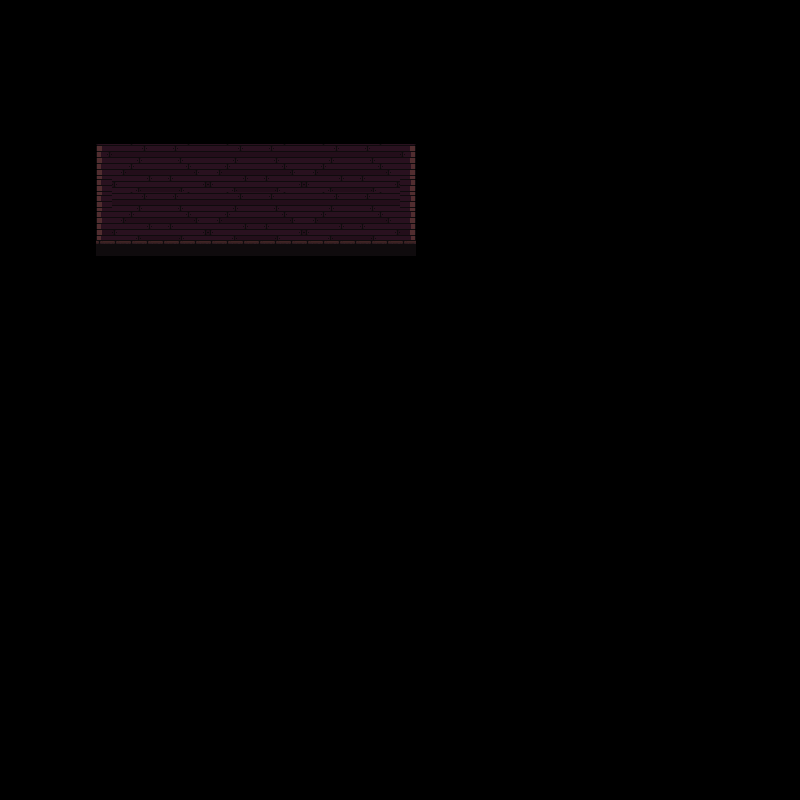

Below is a game level as drawn by its tile map, then a one-line description and the .tmx that defines it (tile-layer data replaced by summaries):
An orthogonal 50x50 tile map with 16x16 px tiles, 3 tile layers (background-base, background-details, ground), 2 tilesets and 1 object (door).

<map version="1.2" tiledversion="1.2.4" orientation="orthogonal" renderorder="right-down" width="50" height="50" tilewidth="16" tileheight="16" infinite="0" nextlayerid="6" nextobjectid="3">
 <properties>
  <property name="entityLayerCollisions" value="adventurer:ground" />
  <property name="map-test" value="house" />
 </properties>
 <tileset firstgid="1" name="fantasy-platformer-core" tilewidth="16" tileheight="16" tilecount="4816" columns="86">
  <image source="../tilesets/fantasy-platformer-core.png" width="1376" height="896" />
 </tileset>
 <tileset firstgid="4817" name="fantasy-platformer-core" tilewidth="16" tileheight="16" tilecount="4816" columns="86">
  <image source="../tilesets/fantasy-platformer-core.png" width="1376" height="896" />
  <tile id="258">
   <properties>
    <property name="collides" type="bool" value="true" />
   </properties>
  </tile>
  <tile id="259">
   <properties>
    <property name="collides" type="bool" value="true" />
   </properties>
  </tile>
  <tile id="260">
   <properties>
    <property name="collides" type="bool" value="true" />
   </properties>
  </tile>
  <tile id="261">
   <properties>
    <property name="collides" type="bool" value="true" />
   </properties>
  </tile>
  <tile id="344">
   <properties>
    <property name="collides" type="bool" value="true" />
   </properties>
  </tile>
  <tile id="346">
   <properties>
    <property name="collides" type="bool" value="true" />
   </properties>
  </tile>
  <tile id="347">
   <properties>
    <property name="collides" type="bool" value="true" />
   </properties>
  </tile>
  <tile id="430">
   <properties>
    <property name="collides" type="bool" value="true" />
   </properties>
  </tile>
  <tile id="432">
   <properties>
    <property name="collides" type="bool" value="true" />
   </properties>
  </tile>
  <tile id="433">
   <properties>
    <property name="collides" type="bool" value="true" />
   </properties>
  </tile>
  <tile id="516">
   <properties>
    <property name="collides" type="bool" value="true" />
   </properties>
  </tile>
  <tile id="517">
   <properties>
    <property name="collides" type="bool" value="true" />
   </properties>
  </tile>
  <tile id="518">
   <properties>
    <property name="collides" type="bool" value="true" />
   </properties>
  </tile>
  <tile id="519">
   <properties>
    <property name="collides" type="bool" value="true" />
   </properties>
  </tile>
  <tile id="602">
   <properties>
    <property name="collides" type="bool" value="true" />
   </properties>
  </tile>
  <tile id="603">
   <properties>
    <property name="collides" type="bool" value="true" />
   </properties>
  </tile>
  <tile id="604">
   <properties>
    <property name="collides" type="bool" value="true" />
   </properties>
  </tile>
  <tile id="605">
   <properties>
    <property name="collides" type="bool" value="true" />
   </properties>
  </tile>
  <tile id="688">
   <properties>
    <property name="collides" type="bool" value="true" />
   </properties>
  </tile>
  <tile id="690">
   <properties>
    <property name="collides" type="bool" value="true" />
   </properties>
  </tile>
  <tile id="691">
   <properties>
    <property name="collides" type="bool" value="true" />
   </properties>
  </tile>
  <tile id="774">
   <properties>
    <property name="collides" type="bool" value="true" />
   </properties>
  </tile>
  <tile id="776">
   <properties>
    <property name="collides" type="bool" value="true" />
   </properties>
  </tile>
  <tile id="777">
   <properties>
    <property name="collides" type="bool" value="true" />
   </properties>
  </tile>
  <tile id="860">
   <properties>
    <property name="collides" type="bool" value="true" />
   </properties>
  </tile>
  <tile id="861">
   <properties>
    <property name="collides" type="bool" value="true" />
   </properties>
  </tile>
  <tile id="862">
   <properties>
    <property name="collides" type="bool" value="true" />
   </properties>
  </tile>
  <tile id="863">
   <properties>
    <property name="collides" type="bool" value="true" />
   </properties>
  </tile>
  <tile id="946">
   <properties>
    <property name="collides" type="bool" value="true" />
   </properties>
  </tile>
  <tile id="947">
   <properties>
    <property name="collides" type="bool" value="true" />
   </properties>
  </tile>
  <tile id="948">
   <properties>
    <property name="collides" type="bool" value="true" />
   </properties>
  </tile>
  <tile id="949">
   <properties>
    <property name="collides" type="bool" value="true" />
   </properties>
  </tile>
  <tile id="1032">
   <properties>
    <property name="collides" type="bool" value="true" />
   </properties>
  </tile>
  <tile id="1034">
   <properties>
    <property name="collides" type="bool" value="true" />
   </properties>
  </tile>
  <tile id="1035">
   <properties>
    <property name="collides" type="bool" value="true" />
   </properties>
  </tile>
  <tile id="1118">
   <properties>
    <property name="collides" type="bool" value="true" />
   </properties>
  </tile>
  <tile id="1120">
   <properties>
    <property name="collides" type="bool" value="true" />
   </properties>
  </tile>
  <tile id="1121">
   <properties>
    <property name="collides" type="bool" value="true" />
   </properties>
  </tile>
  <tile id="1204">
   <properties>
    <property name="collides" type="bool" value="true" />
   </properties>
  </tile>
  <tile id="1205">
   <properties>
    <property name="collides" type="bool" value="true" />
   </properties>
  </tile>
  <tile id="1206">
   <properties>
    <property name="collides" type="bool" value="true" />
   </properties>
  </tile>
  <tile id="1207">
   <properties>
    <property name="collides" type="bool" value="true" />
   </properties>
  </tile>
  <tile id="1290">
   <properties>
    <property name="collides" type="bool" value="true" />
   </properties>
  </tile>
  <tile id="1291">
   <properties>
    <property name="collides" type="bool" value="true" />
   </properties>
  </tile>
  <tile id="1292">
   <properties>
    <property name="collides" type="bool" value="true" />
   </properties>
  </tile>
  <tile id="1293">
   <properties>
    <property name="collides" type="bool" value="true" />
   </properties>
  </tile>
  <tile id="1376">
   <properties>
    <property name="collides" type="bool" value="true" />
   </properties>
  </tile>
  <tile id="1378">
   <properties>
    <property name="collides" type="bool" value="true" />
   </properties>
  </tile>
  <tile id="1379">
   <properties>
    <property name="collides" type="bool" value="true" />
   </properties>
  </tile>
  <tile id="1462">
   <properties>
    <property name="collides" type="bool" value="true" />
   </properties>
  </tile>
  <tile id="1464">
   <properties>
    <property name="collides" type="bool" value="true" />
   </properties>
  </tile>
  <tile id="1465">
   <properties>
    <property name="collides" type="bool" value="true" />
   </properties>
  </tile>
  <tile id="1548">
   <properties>
    <property name="collides" type="bool" value="true" />
   </properties>
  </tile>
  <tile id="1549">
   <properties>
    <property name="collides" type="bool" value="true" />
   </properties>
  </tile>
  <tile id="1550">
   <properties>
    <property name="collides" type="bool" value="true" />
   </properties>
  </tile>
  <tile id="1551">
   <properties>
    <property name="collides" type="bool" value="true" />
   </properties>
  </tile>
  <tile id="1634">
   <properties>
    <property name="collides" type="bool" value="true" />
   </properties>
  </tile>
  <tile id="1635">
   <properties>
    <property name="collides" type="bool" value="true" />
   </properties>
  </tile>
  <tile id="1636">
   <properties>
    <property name="collides" type="bool" value="true" />
   </properties>
  </tile>
  <tile id="1637">
   <properties>
    <property name="collides" type="bool" value="true" />
   </properties>
  </tile>
  <tile id="1720">
   <properties>
    <property name="collides" type="bool" value="true" />
   </properties>
  </tile>
  <tile id="1722">
   <properties>
    <property name="collides" type="bool" value="true" />
   </properties>
  </tile>
  <tile id="1723">
   <properties>
    <property name="collides" type="bool" value="true" />
   </properties>
  </tile>
  <tile id="1806">
   <properties>
    <property name="collides" type="bool" value="true" />
   </properties>
  </tile>
  <tile id="1808">
   <properties>
    <property name="collides" type="bool" value="true" />
   </properties>
  </tile>
  <tile id="1809">
   <properties>
    <property name="collides" type="bool" value="true" />
   </properties>
  </tile>
  <tile id="1892">
   <properties>
    <property name="collides" type="bool" value="true" />
   </properties>
  </tile>
  <tile id="1893">
   <properties>
    <property name="collides" type="bool" value="true" />
   </properties>
  </tile>
  <tile id="1894">
   <properties>
    <property name="collides" type="bool" value="true" />
   </properties>
  </tile>
  <tile id="1895">
   <properties>
    <property name="collides" type="bool" value="true" />
   </properties>
  </tile>
  <tile id="1978">
   <properties>
    <property name="collides" type="bool" value="true" />
   </properties>
  </tile>
  <tile id="1979">
   <properties>
    <property name="collides" type="bool" value="true" />
   </properties>
  </tile>
  <tile id="1980">
   <properties>
    <property name="collides" type="bool" value="true" />
   </properties>
  </tile>
  <tile id="1981">
   <properties>
    <property name="collides" type="bool" value="true" />
   </properties>
  </tile>
  <tile id="2064">
   <properties>
    <property name="collides" type="bool" value="true" />
   </properties>
  </tile>
  <tile id="2066">
   <properties>
    <property name="collides" type="bool" value="true" />
   </properties>
  </tile>
  <tile id="2067">
   <properties>
    <property name="collides" type="bool" value="true" />
   </properties>
  </tile>
  <tile id="2150">
   <properties>
    <property name="collides" type="bool" value="true" />
   </properties>
  </tile>
  <tile id="2152">
   <properties>
    <property name="collides" type="bool" value="true" />
   </properties>
  </tile>
  <tile id="2153">
   <properties>
    <property name="collides" type="bool" value="true" />
   </properties>
  </tile>
  <tile id="2236">
   <properties>
    <property name="collides" type="bool" value="true" />
   </properties>
  </tile>
  <tile id="2237">
   <properties>
    <property name="collides" type="bool" value="true" />
   </properties>
  </tile>
  <tile id="2238">
   <properties>
    <property name="collides" type="bool" value="true" />
   </properties>
  </tile>
  <tile id="2239">
   <properties>
    <property name="collides" type="bool" value="true" />
   </properties>
  </tile>
 </tileset>
 <layer id="1" name="background-base" width="50" height="50">
  <properties>
   <property name="depth" type="int" value="0" />
  </properties>
  <data>[2500 cells, 108 non-empty, 18 distinct tile ids]</data>
 </layer>
 <layer id="2" name="background-details" width="50" height="50">
  <properties>
   <property name="depth" type="int" value="1" />
  </properties>
  <data>[2500 cells, 0 non-empty, 0 distinct tile ids]</data>
 </layer>
 <layer id="3" name="ground" width="50" height="50">
  <properties>
   <property name="collides" type="bool" value="true" />
   <property name="depth" type="int" value="0" />
  </properties>
  <data>[2500 cells, 32 non-empty, 7 distinct tile ids]</data>
 </layer>
 <objectgroup id="5" name="doors">
  <object id="2" name="door" type="door" x="147.621" y="242.476">
   <properties>
    <property name="marker" type="bool" value="true" />
    <property name="toAreaKey" value="starting-area" />
    <property name="toMarker" value="houseDoor" />
   </properties>
   <point />
  </object>
 </objectgroup>
</map>
